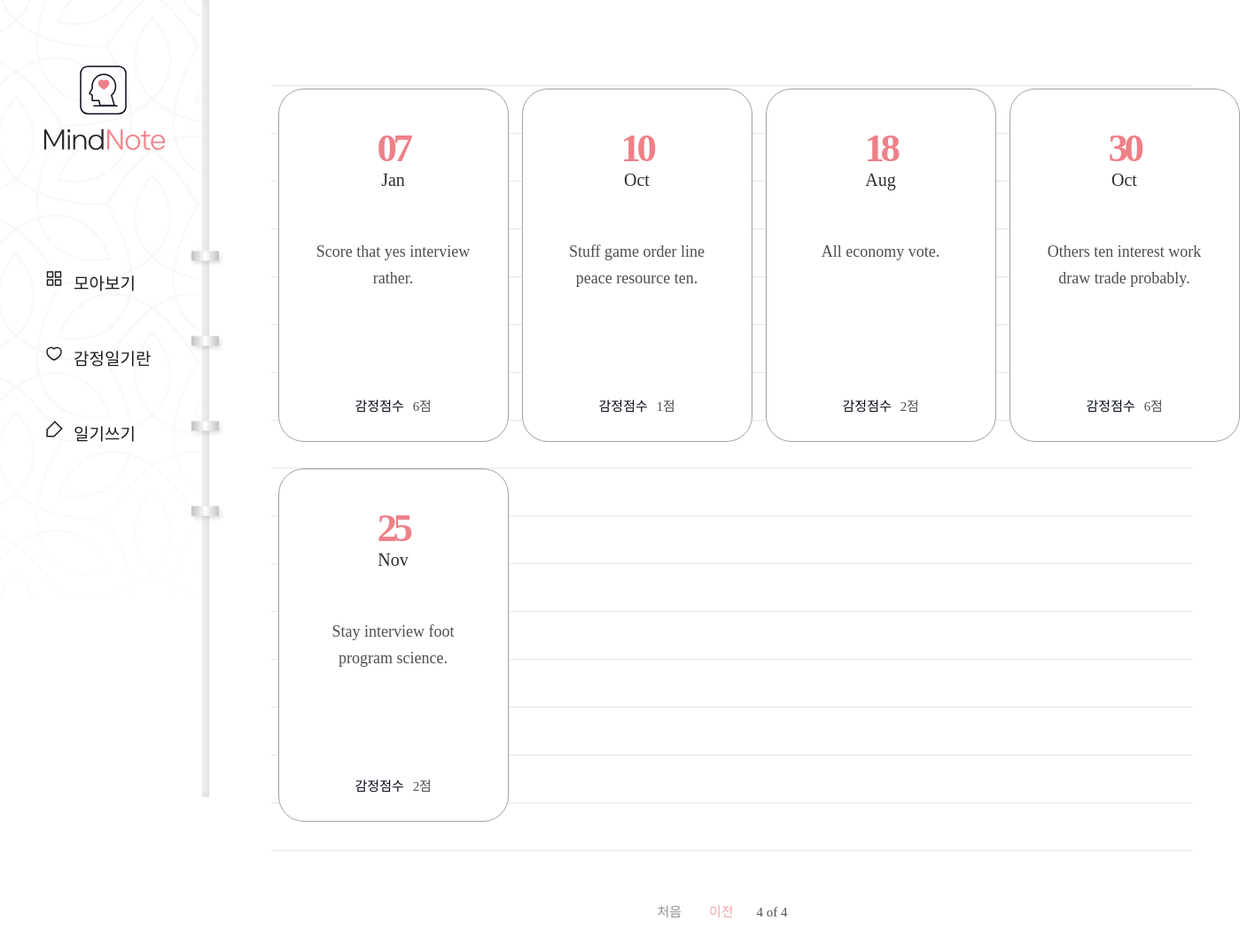
Page /diary/?page=4 on the committed database.
### diary/models.py (models this page shows, shortened)
class Page(models.Model):
    title = models.CharField(max_length=100, validators=[validate_no_hash]) # 제목
    content = models.TextField(validators=[validate_no_hash]) # 내용
    feeling = models.CharField(max_length=80, validators=[validate_no_hash, validate_no_numbers]) # 감정 상태
    score = models.IntegerField(validators=[validate_score]) # 감정 점수
    dt_created = models.DateField() # 작성일

### diary/views.py (the view)
# urls.py: path('diary/', views.PageListView.as_view(), name="page-list"), # 일기 목록
class PageListView(ListView):
    model = Page
    ordering = ['-dt_created']
    paginate_by = 8

### diary/templates/diary/page_list.html (shortened to what this page needs)
{% extends './base.html' %}
{% block content %}
{% if page_obj.object_list %}
    <div class="wrap-note">
        <div class="note">
            <div class="note-list">
                <ul>
                    {% for obj in page_obj.object_list %}
                    <li>
                        <a href="{% url 'page-detail' obj.id %}">
                            <div class="date">
                                <span>{{obj.dt_created|date:"d"}}</span>
                                <p>{{obj.dt_created|date:"M"}}</p>
                            </div>
                            <h2>{{obj.title}}</h2>
                            <div class="score">
                                <p>감정점수</p>
                                <span>{{obj.score}}점</span>
                            </div>
                        </a>
                    </li>
                    {% endfor %}
                </ul>
            </div>
            <div class="paging">
                {% if page_obj.has_previous %}
                    <a href="?page=1" class="first">처음</a>
                    <a href="?page={{page_obj.previous_page_number}}" class="prev">이전</a>
                {% endif %}
                <span class="page">
                    <p>{{page_obj.number}} of {{page_obj.paginator.num_pages}}</p>
                </span>
            </div>
        </div>
    </div>
{% endif %}
{% endblock content %}

### diary/static/diary/css/styles.css (style rules this page uses)
h1,h2,h3,p,a,ul,li { margin: 0; padding: 0; font-family: 'NanumSquare'; list-style: none; text-decoration: none; outline: none; }
html { position: relative; min-height: 100%; margin: 0; }
body { margin: 0; padding: 0; -webkit-font-smoothing: antialiased; -moz-osx-font-smoothing: auto; }
.wrap-note .note { padding-left: 236px; padding-top: 50px; padding-bottom: 200px; }
.note-list { margin: 0 70px; padding-top: 50px; background: url(../image/note-bg.svg) repeat-x center/1535px 974px; }
.note-list ul { overflow: hidden; width: 1100px; margin: 0 auto; padding-bottom: 50px; }
.note-list ul li { float: left; width: 25%; padding-bottom: 30px; }
.note-list ul li a { display: block; width: 258px; height: 397px; margin: 0 auto; background: #fff; border: solid 1px #a3a0a0; border-radius: 29px; }
.note-list ul li a .date { margin-top: 40px; margin-bottom: 55px; text-align: center; }
.note-list ul li a .date p { display: inline-block; font-family: 'NanumSquare'; color: #2b2d32; font-size: 20px; text-align: center; text-transform: capitalize; line-height: 1; }
.note-list ul li a .date span { display: block; font-family: 'NanumSquare'; color: #ee8088; font-weight: 700; font-size: 45px; letter-spacing: -4.47px; }
.note-list ul li a h2 { width: 196px; height: 150px; margin: 0 auto; font-family: 'NanumBarunpen'; color: #4e4f53; font-weight: normal; font-size: 18px; line-height: 1.67; text-align: center; }
.note-list ul li a .score { margin-top: 28px; text-align: center; }
.note-list ul li a .score p { display: inline-block; font-family: 'NanumSquare'; color: #060b18; font-size: 15px; }
.note-list ul li a .score span { padding-left: 6px; font-family: 'NanumBarunpen'; color: #4e4f53; font-size: 15px; letter-spacing: -0.29px; }
.paging { margin-top: 10px; text-align: center; }
.paging a { display: inline-block; font-family: 'NanumSquare'; font-size: 15px; }
.paging .first,.paging .last { color: #929191; }
.paging .first { margin-right: 27px; }
.paging .prev,.paging .next { color: #f2a6ac; }
.paging span { display: inline-block; }
.paging span p { margin: 0 22px; font-family: 'NanumSquare'; color: #4e4f53; font-size: 15px; }

### rows in the picture
Page: dt_created "07", dt_created "Jan", title "Score that yes interview rather.", score "6"
Page: dt_created "10", dt_created "Oct", title "Stuff game order line peace resource ten.", score "1"
Page: dt_created "18", dt_created "Aug", title "All economy vote.", score "2"
Page: dt_created "30", dt_created "Oct", title "Others ten interest work draw trade probably.", score "6"
Page: dt_created "25", dt_created "Nov", title "Stay interview foot program science.", score "2"

### other values in the picture
{{ page_obj.number }} "4"
{{ page_obj.paginator.num_pages }} "4"
